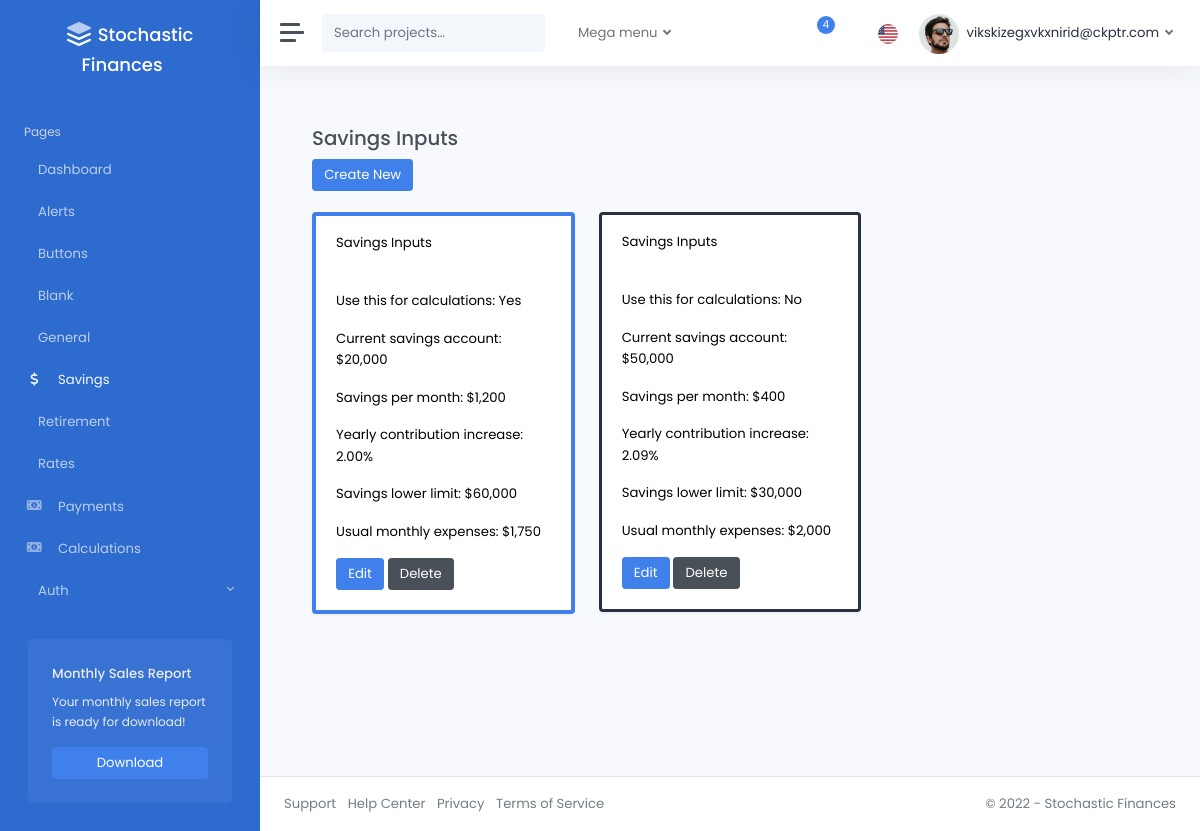
The page /savings/ (signed in) on the database as committed earlier.
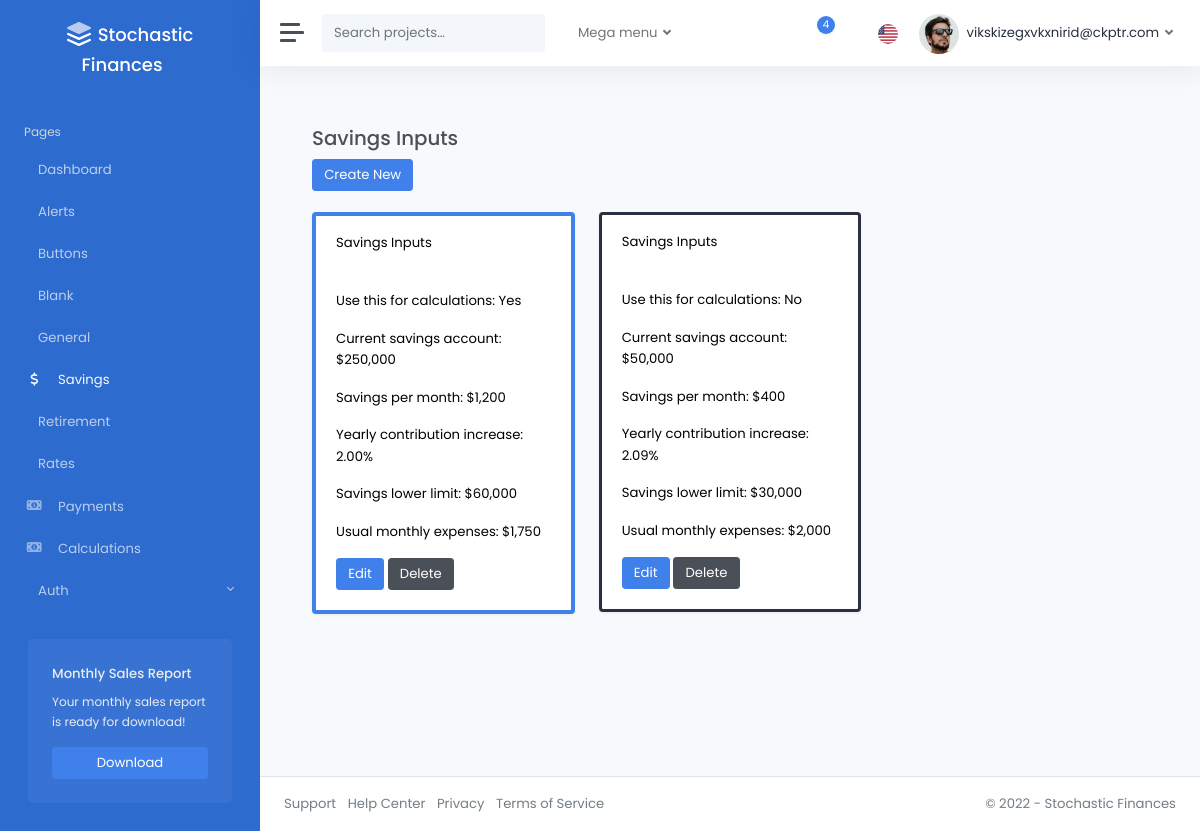
The same page on the database as committed later.
### pages/models.py (models this page shows)
class SavingsInputsModel(models.Model):
    is_active = models.BooleanField(
        default=False,
    )
    base_savings = models.FloatField(
        validators=[validate_base_savings, decimal_validator]
    )
    base_saved_per_mo = models.FloatField(
        validators=[validate_base_saved_per_mo, decimal_validator],
    )
    base_savings_per_yr_increase = models.FloatField(
        validators=[validate_base_per_yr_increase, decimal_validator],
    )
    savings_lower_limit = models.FloatField(
        validators=[validate_savings_lower_limit, decimal_validator]
    )
    base_monthly_bills = models.FloatField(
        validators=[validate_base_monthly_bills, decimal_validator]
    )
    created_by = models.ForeignKey(
        CustomUser,
        related_name="savings_inputs",
        on_delete=models.CASCADE,
    )
    modified_at = models.DateTimeField(auto_now=True)
    class Meta:
        verbose_name_plural = "Savings_Inputs"

### pages/views.py (the view)
# urls.py: path("savings/", savings_inputs_dashboard, name="savings_inputs_dashboard"),
@login_required
def savings_inputs_dashboard(request):
    savings_inputs_models = SavingsInputsModel.objects.filter(created_by=request.user)
    return render(
        request,
        "pages/savings_inputs.html",
        {"savings_inputs": savings_inputs_models},
    )

### templates/pages/savings_inputs.html (shortened to what this page needs)
{% extends 'layouts/_base.html' %}
{% load static %}
{% block content %}
<div class="container">
    <br />
    <h3>Savings Inputs</h3>
    <div>
        <a href="{% url 'savings_inputs_create'%}" class="btn btn-primary">Create New</a>
    </div>
<br />
<div class="row">
    {% for item in savings_inputs %}
        <div class="col-md-4">
            <div class="card shadow {% if item.is_active %}border-primary{% else %}border-dark{% endif %} mb-3 text-black" style="border-width: {% if item.is_active %}4px{% else %}3px{% endif %};">
                <div class="card-header">Savings Inputs</div>
                <div class="card-body">
                    <p class="card-text">Use this for calculations: {{ item.is_active|yesno|title }}</p>
                    <p class="card-text">Current savings account: ${{ item.base_savings|floatformat:"0g" }}</p>
                    <p class="card-text">Savings per month: ${{ item.base_saved_per_mo|floatformat:"0g" }}</p>
                    <p class="card-text">Yearly contribution increase: {{ item.base_savings_per_yr_increase|floatformat:"2" }}%</p>
                    <p class="card-text">Savings lower limit: ${{ item.savings_lower_limit|floatformat:"0g" }}</p>
                    <p class="card-text">Usual monthly expenses: ${{ item.base_monthly_bills|floatformat:"0g" }}</p>
                    <a href="{% url 'savings_inputs_edit' item.id %}" class="btn btn-primary">Edit</a>
                    <a href="{% url 'savings_inputs_delete' item.id %}" class="btn btn-secondary">Delete</a>
                </div>
            </div>
        </div>
    {% endfor %}
</div>
</div>
{% endblock %}

Rows that differ between the two databases and show on the page:
changed SavingsInputsModel "Yes": base_savings "20,000" → "250,000"
